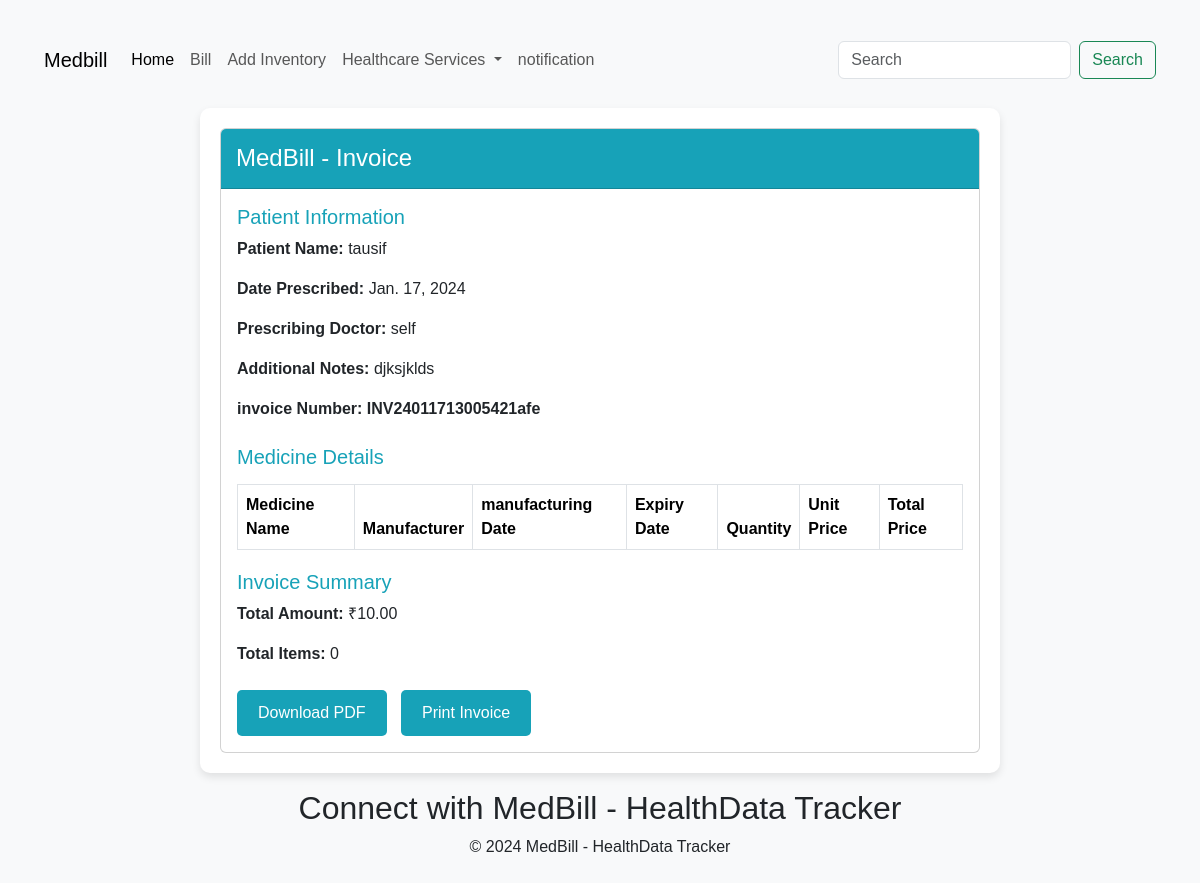
Screenshot of /Bill_print/1/ with the database file from the repository.
### medbill/models.py (models this page shows, shortened)
class Patient(models.Model):
    name = models.CharField(max_length=100)
    date_prescribed = models.DateField()
    prescribing_doctor = models.CharField(max_length=100)
    additional_notes = models.TextField(blank=True, null=True)
    symptoms=models.TextField(blank=True, null=True)

class Billing(models.Model):
    invoice_number = models.CharField(max_length=20, unique=True, blank=True)
    patient = models.ForeignKey(Patient, on_delete=models.CASCADE)
    total_amount = models.DecimalField(max_digits=10, decimal_places=2, default=0)
    discount = models.DecimalField(max_digits=5, decimal_places=2, default=0)
    profit = models.DecimalField(max_digits=10, decimal_places=2, default=0)
    net_amount=models.DecimalField(max_digits=10, decimal_places=2, default=0)

### medbill/views.py (the view)
def Bill(request, billing_id):
    billing = get_object_or_404(Billing, pk=billing_id)
    billing_items = billing.billingitem_set.all()
    patient = billing.patient
    context = {
        'billing': billing,
        'medicines': billing_items,
        'total_amount': billing.total_amount,
        'patient': patient,
        'Invoice': billing.invoice_number,
    }
    return render(request, 'bill print.html', context)

### template/bill print.html (shortened to what this page needs)
{% extends "base.html" %}
{% block body %}
<div class="container">
    <div class="card">
        <div class="card-header">
            <h4>MedBill - Invoice</h4>
        </div>
        <div class="card-body">
            <h5>Patient Information</h5>
            <p><strong>Patient Name:</strong> {{ patient.name }}</p>
            <p><strong>Date Prescribed:</strong> {{ patient.date_prescribed }}</p>
            <p><strong>Prescribing Doctor:</strong> {{ patient.prescribing_doctor }}</p>
            <p><strong>Additional Notes:</strong> {{ patient.additional_notes }}</p>
            <p><strong>invoice Number:</strong> <B>{{ Invoice }}</B></p>
            <h5 class="mt-4">Medicine Details</h5>
            <table class="table">
                <thead>
                    <tr>
                        <th>Medicine Name</th>
                        <th>Manufacturer</th>
                        <th>manufacturing Date</th>
                        <th>Expiry Date</th>
                        <th>Quantity</th>
                        <th>Unit Price</th>
                        <th>Total Price</th>
                    </tr>
                </thead>
            </table>
            <div class="invoice-summary">
                <h5>Invoice Summary</h5>
                <p><strong>Total Amount:</strong> ₹{{ total_amount }}</p>
                <p><strong>Total Items:</strong> {{ medicines.count }}</p>
            </div>
            <div class="mt-4">
                <a href="{% url 'generate_pdf' billing.id %}" class="btn btn-print">Download PDF</a>
                <button class="btn btn-print" onclick="window.print()">Print Invoice</button>
            </div>
        </div>
    </div>
</div>
{% endblock body %}

### template/bill print.html (style rules this page uses)
body { background-color: #f8f9fa; padding: 2rem; font-family: 'Arial', sans-serif; }
.container { margin-top: 20px; max-width: 800px; background-color: #fff; padding: 20px; border-radius: 10px; box-shadow: 0 4px 8px rgba(0, 0, 0, 0.1); }
.card-header { background-color: #17a2b8; color: #ffffff; border-radius: 10px 10px 0 0; padding: 15px; }
h4 { margin-bottom: 0; }
h5 { color: #17a2b8; }
table { width: 100%; margin-top: 15px; border-collapse: collapse; }
table, th, td { border: 1px solid #dee2e6; }
th, td { padding: 12px; text-align: left; }
.invoice-summary { margin-top: 20px; }
.btn-print { background-color: #17a2b8; color: #ffffff; padding: 10px 20px; text-decoration: none; border-radius: 5px; margin-right: 10px; }

### rows the page displays
Patient: name "tausif", date_prescribed "Jan. 17, 2024", prescribing_doctor "self", additional_notes "djksjklds"
Billing: invoice_number "INV24011713005421afe", total_amount "10.00"

### other values shown
{{ medicines.count }} "0"
